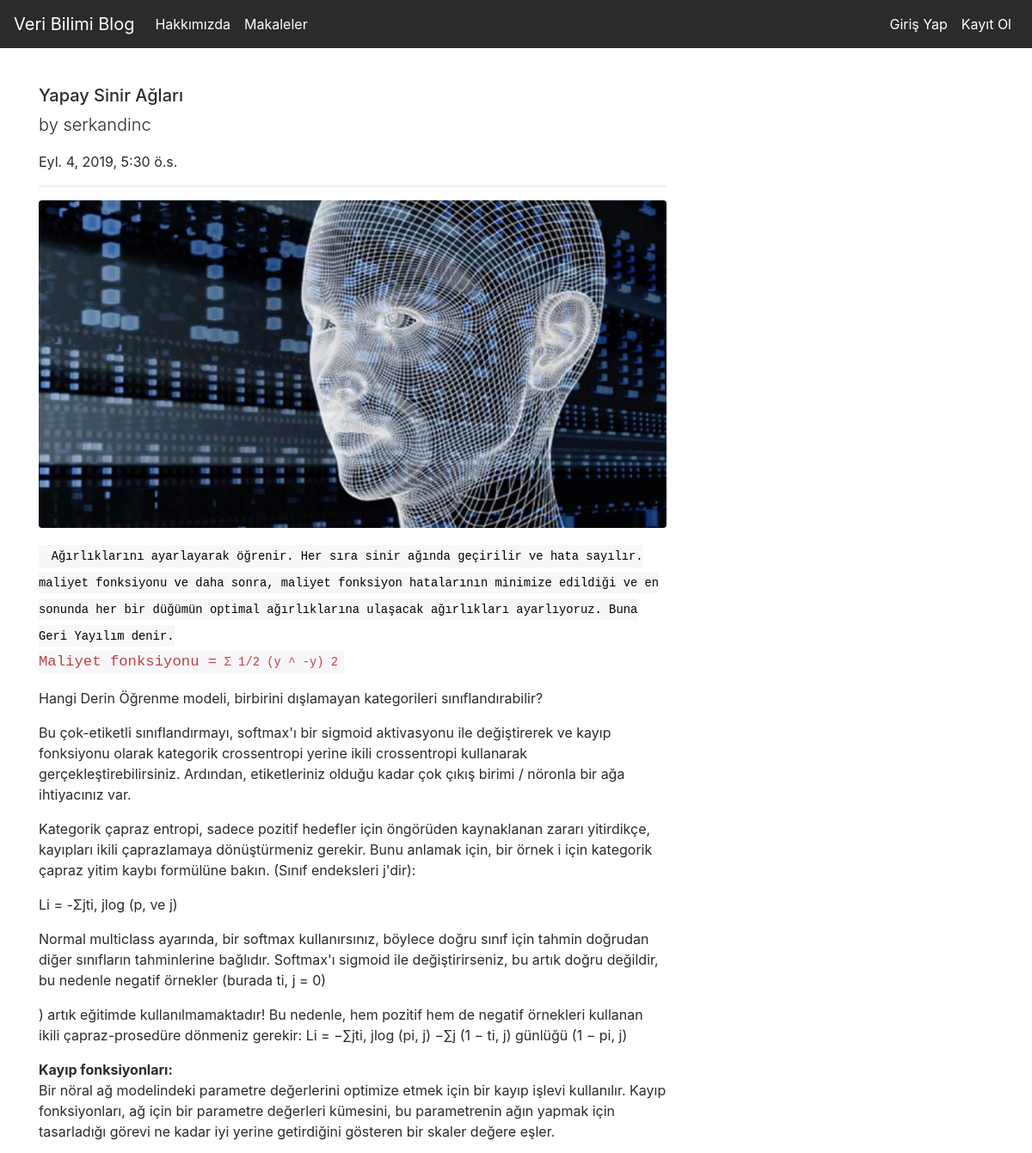
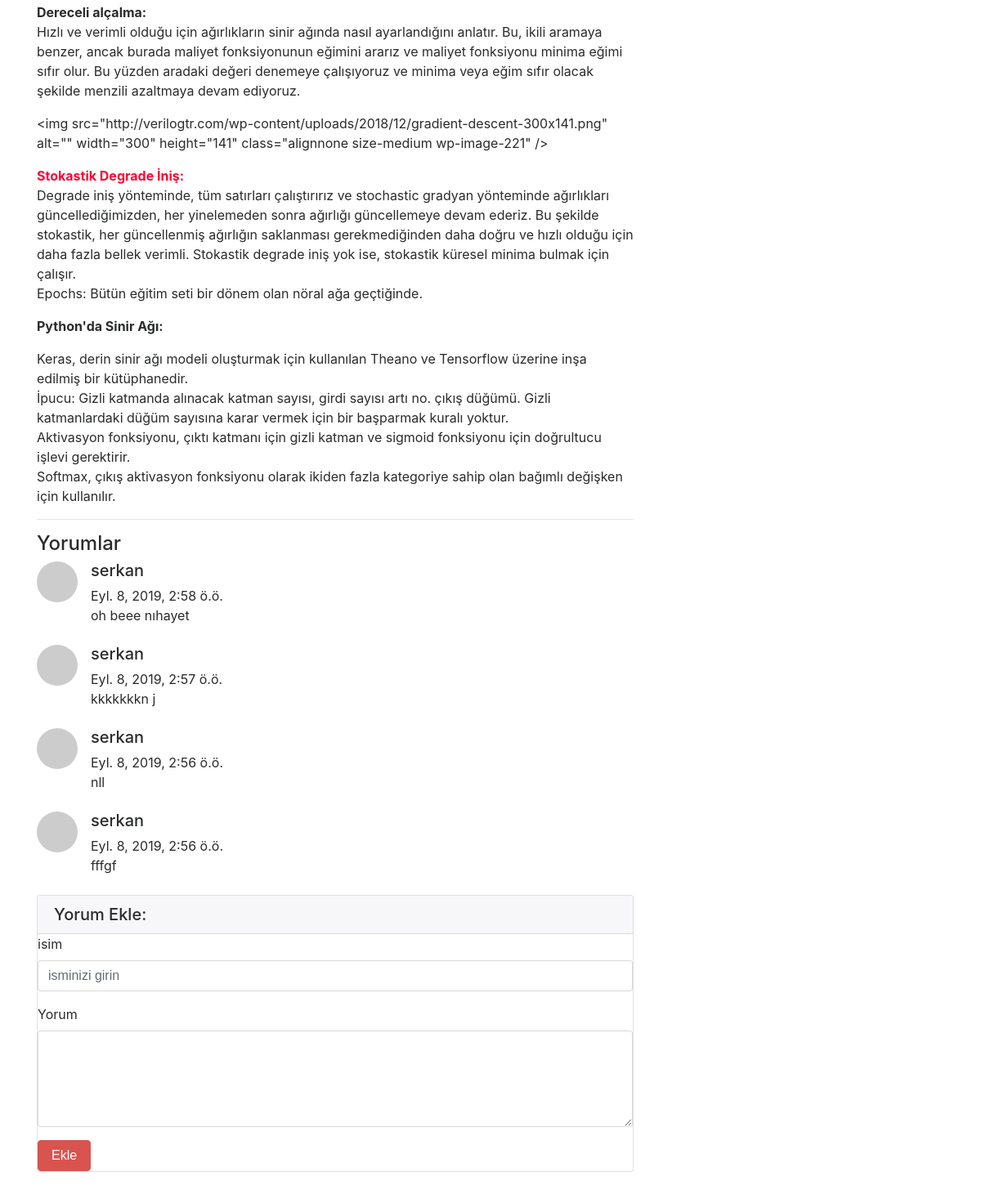
Screenshot of /articles/article/16 with the database file from the repository (2 pictures, top to bottom).
### article/models.py (models this page shows, shortened)
class Article(models.Model):
    author = models.ForeignKey("auth.User",on_delete = models.CASCADE,verbose_name = "Yazar ")
    title = models.CharField(max_length = 50,verbose_name = "Başlık")
    content = RichTextField()
    created_date = models.DateTimeField(auto_now_add=True,verbose_name="Oluşturulma Tarihi")
    article_image = models.FileField(blank = True,null = True,verbose_name="Makaleye Fotoğraf Ekleyin")
    class Meta:
        ordering = ['-created_date']

class Comment(models.Model):
    article = models.ForeignKey(Article,on_delete = models.CASCADE,verbose_name = "Makale",related_name="comments")
    comment_author = models.CharField(max_length = 50,verbose_name = "İsim")
    comment_content = models.CharField(max_length = 200,verbose_name = "Yorum")
    comment_date = models.DateTimeField(auto_now_add=True)
    class Meta:
        ordering = ['-comment_date']

### article/views.py (the view)
# urls.py: path('article/<int:id>',views.detail,name = "detail"),
def detail(request,id):
    article = get_object_or_404(Article,id=id)
    comments = article.comments.all()
    return render(request,"detail.html",{"article":article,"comments": comments})

### templates/detail.html (shortened to what this page needs)
{% extends "layout.html" %}
{% block body  %}
  <div class="row">
        <div class ="col-md-14 offset-md ">
      <div class="col-lg-8">
        <h5 class="mt-6">{{article.title}}</h5>
        <p class="lead">
          by
         {{article.author.username}}
        </p>
        <p>{{article.created_date}}</p>
        <hr>
        {% if article.article_image %}
        <img class="img-fluid rounded" src="{{article.article_image.url}}" alt="">
        {% endif %}
        <p class="lead">
        {{article.content|safe}}
        </p>
        <hr>
        <h4> Yorumlar</h4>
        {% if comments %}
        {% for comment in comments %}
        <div class="media mb-4">
          <img class="d-flex mr-3 rounded-circle" src="http://placehold.it/50x50" alt="">
          <div class="media-body">
            <h5 class="mt-0">{{comment.comment_author}}</h5>
            {{comment.comment_date}}<br>
            {{comment.comment_content}}
          </div>
        </div>
        {% endfor %}
        {% else %}
        <div class ="alert alert-danger">
        Bu makaleye herhangi bir yorum yazılmamış
        </div>
        {% endif %}
        <div class="card my-4">
          <h5 class="card-header">Yorum Ekle:</h5>
          <div class="card-body">
            <form method = "post" action ="{% url 'article:comment' article.id %}">
            <div class="form-group">
                <label for="formGroupExampleInput">isim</label>
                <input name = "comment_author" type="text" class="form-control" id="formGroupExampleInput" placeholder="isminizi girin">
              </div>
              <div class="form-group">
                <label for="formGroupExampleInput">Yorum</label>
                <textarea name = "comment_content" class="form-control" rows="5"></textarea>
              </div>
              <button type="submit" class="btn btn-danger">Ekle</button>
            </form>
          </div>
        </div>
  </div>
</div>
{% endblock body %}

### templates/layout.html (shortened to what this page needs)
{%load static %}
<!DOCTYPE html>
<html lang="en">
<head>
    <link rel="stylesheet" href =" {%static 'css/bootstrap.min.css' %}">
</head>
<body>
        {% include "includes/navbar.html" %}
        <div style= "margin-top:100px; margin-bottom:100px;" class ="container">
            {% block body %}
            {% endblock body %}
        </div>
</body>
</html>

### templates/includes/navbar.html (shortened to what this page needs)
<nav class="navbar navbar-toggleable-md navbar-inverse fixed-top bg-inverse">
    <a class="navbar-brand" href="{% url 'index'  %}">Veri Bilimi Blog</a>
    <div class="collapse navbar-collapse" id="navbarCollapse">
      <ul class="navbar-nav mr-auto">
        <li class="nav-item active">
          <a class="nav-link" href="{% url 'about'  %}">Hakkımızda</a>
        </li>
        <li class="nav-item active">
          <a class="nav-link" href="{% url 'article:articles'  %}">Makaleler</a>
          </li>
      </ul>
		<ul class="navbar-nav ml-auto">
      {% if  request.user.is_authenticated %}
           <li class="nav-item active">
              <a class="nav-link" href="{% url 'article:dashboard'  %}">Kontrol Paneli</a>
            </li>
            <li class="nav-item active">
              <a class="nav-link" href="{% url 'user:logout'  %}">Çıkış Yap</a>
            </li>
      {% else %}
           <li class="nav-item active">
              <a class="nav-link" href="{% url 'user:login'  %}">Giriş Yap</a>
            </li>
      {% endif %}
		<li class="nav-item active">
		  <a class="nav-link" href="{% url 'user:register'  %}">Kayıt Ol</a>
		</li>
      </ul>
    </div>
</nav>

### rows the page displays
Article: title "Yapay Sinir Ağları", author.username "serkandinc", created_date "Eyl. 4, 2019, 5:30 ö.s.", article_image (picture), content "Ağırlıklarını ayarlayarak öğrenir. Her sıra sinir ağında geçirilir ve hata sayılır. maliyet fonksiyonu ve daha sonra, maliyet fonksiyon hatalarının minimize edildiği ve en sonunda her bir düğümün optimal ağırlıklarına ulaşacak ağırlıkları ayarlıyoruz. Buna Geri Yayılım denir . Maliyet fonksiyonu = Σ 1/2 (y ^ -y) 2 Hangi Derin Öğrenme modeli, birbirini dışlamayan kategorileri sınıflandırabilir? Bu çok-etiketli sınıflandırmayı, softmax'ı bir sigmoid aktivasyonu ile değiştirerek ve kayıp fonksiyonu olarak kategorik crossentropi yerine ikili crossentropi kullanarak gerçekleştirebilirsiniz. Ardından, etiketleriniz olduğu kadar çok çıkış birimi / nöronla bir ağa ihtiyacınız var. Kategorik çapraz…"
Comment: comment_author "serkan", comment_date "Eyl. 8, 2019, 2:58 ö.ö.", comment_content "oh beee nıhayet"
Comment: comment_author "serkan", comment_date "Eyl. 8, 2019, 2:57 ö.ö.", comment_content "kkkkkkkn j"
Comment: comment_author "serkan", comment_date "Eyl. 8, 2019, 2:56 ö.ö.", comment_content "nll"
Comment: comment_author "serkan", comment_date "Eyl. 8, 2019, 2:56 ö.ö.", comment_content "fffgf"
